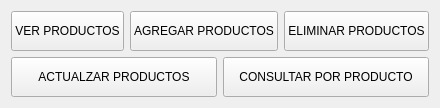
                  <widget class="QWidget" name="page_subDB">
                   <layout class="QVBoxLayout" name="verticalLayout_23">
                    <item>
                     <layout class="QHBoxLayout" name="horizontalLayout_12">
                      <item>
                       <widget class="QPushButton" name="bt_ver">
                        <property name="minimumSize">
                         <size>
                          <width>0</width>
                          <height>40</height>
                         </size>
                        </property>
                        <property name="text">
                         <string>VER PRODUCTOS</string>
                        </property>
                        <property name="icon">
                         <iconset>
                          <normaloff>icons/ojo.svg</normaloff>icons/ojo.svg</iconset>
                        </property>
                        <property name="iconSize">
                         <size>
                          <width>25</width>
                          <height>25</height>
                         </size>
                        </property>
                       </widget>
                      </item>
                      <item>
                       <widget class="QPushButton" name="bt_add">
                        <property name="minimumSize">
                         <size>
                          <width>0</width>
                          <height>40</height>
                         </size>
                        </property>
                        <property name="text">
                         <string>AGREGAR PRODUCTOS</string>
                        </property>
                        <property name="icon">
                         <iconset>
                          <normaloff>icons/mas.svg</normaloff>icons/mas.svg</iconset>
                        </property>
                        <property name="iconSize">
                         <size>
                          <width>25</width>
                          <height>25</height>
                         </size>
                        </property>
                       </widget>
                      </item>
                      <item>
                       <widget class="QPushButton" name="bt_delete">
                        <property name="minimumSize">
                         <size>
                          <width>0</width>
                          <height>40</height>
                         </size>
                        </property>
                        <property name="text">
                         <string>ELIMINAR PRODUCTOS</string>
                        </property>
                        <property name="icon">
                         <iconset>
                          <normaloff>icons/limpieza-de-bases-de-datos.svg</normaloff>icons/limpieza-de-bases-de-datos.svg</iconset>
                        </property>
                        <property name="iconSize">
                         <size>
                          <width>25</width>
                          <height>25</height>
                         </size>
                        </property>
                       </widget>
                      </item>
                     </layout>
                    </item>
                    <item>
                     <layout class="QHBoxLayout" name="horizontalLayout_13">
                      <item>
                       <widget class="QPushButton" name="bt_update">
                        <property name="minimumSize">
                         <size>
                          <width>0</width>
                          <height>40</height>
                         </size>
                        </property>
                        <property name="text">
                         <string>ACTUALZAR PRODUCTOS</string>
                        </property>
                        <property name="icon">
                         <iconset>
                          <normaloff>icons/update-de-datos.svg</normaloff>icons/update-de-datos.svg</iconset>
                        </property>
                        <property name="iconSize">
                         <size>
                          <width>25</width>
                          <height>25</height>
                         </size>
                        </property>
                       </widget>
                      </item>
                      <item>
                       <widget class="QPushButton" name="bt_search">
                        <property name="minimumSize">
                         <size>
                          <width>0</width>
                          <height>40</height>
                         </size>
                        </property>
                        <property name="text">
                         <string>CONSULTAR POR PRODUCTO</string>
                        </property>
                        <property name="icon">
                         <iconset>
                          <normaloff>icons/busqueda.svg</normaloff>icons/busqueda.svg</iconset>
                        </property>
                        <property name="iconSize">
                         <size>
                          <width>25</width>
                          <height>25</height>
                         </size>
                        </property>
                       </widget>
                      </item>
                     </layout>
                    </item>
                   </layout>
                  </widget>
